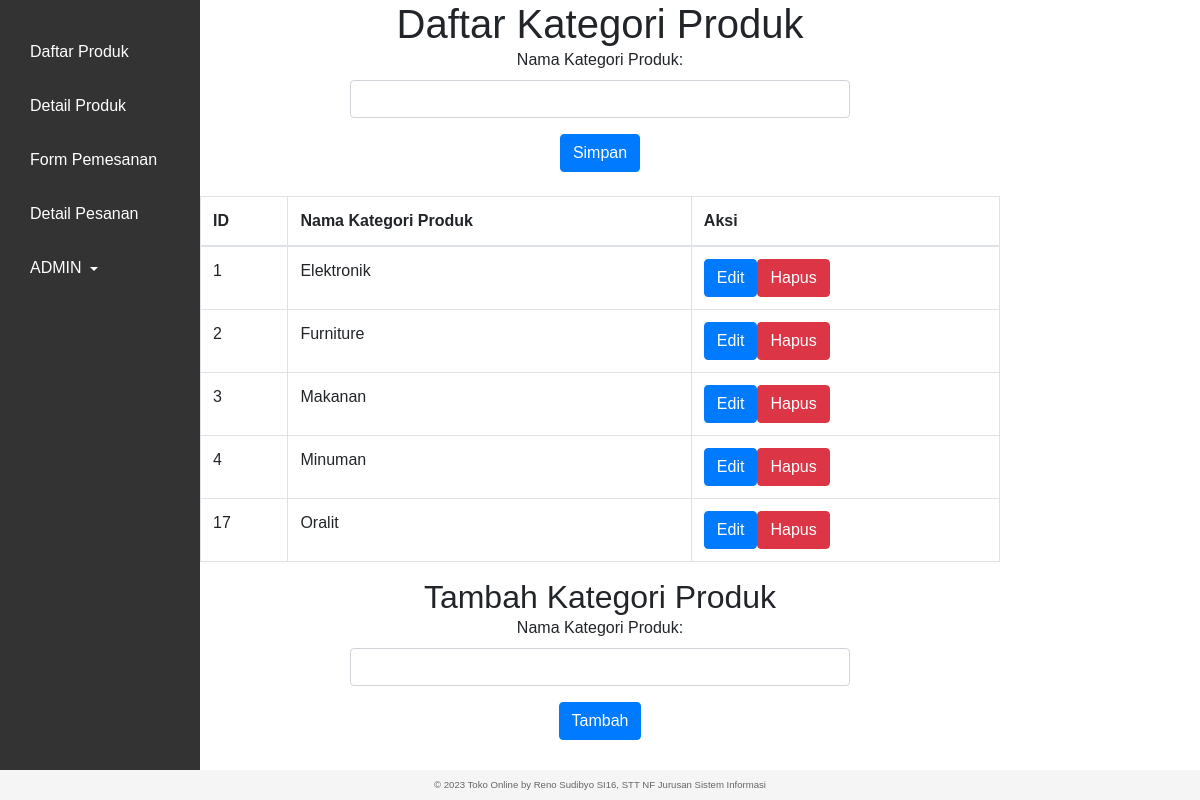
/admin/daftar_kategori_produk.php, run on the app's committed database.
### tables this page shows
CREATE TABLE `kategori_produk` (
  `id` int(11) NOT NULL,
  `nama` varchar(45) NOT NULL
);

### admin/daftar_kategori_produk.php (the view, shortened to what this page needs)
<?php
$host = "localhost";
$user = "reno22130si";
$password = "18290110122130";
$dbname = "db_reno22130si";
$conn = new mysqli($host, $user, $password, $dbname);
$sql = "SELECT * FROM kategori_produk";
$result = $conn->query($sql);
?>
<!DOCTYPE html>
<html>
<head>
  <link rel="stylesheet" href="https://maxcdn.bootstrapcdn.com/bootstrap/4.5.2/css/bootstrap.min.css">
</head>
<body>
<div class="sidebar">
  <ul>
    <li><a href="../index.php">Daftar Produk</a></li>
    <li><a href="../detail_produk.php">Detail Produk</a></li>
    <li><a href="../form_pemesanan.php">Form Pemesanan</a></li>
    <li><a href="../detail_pesanan.php">Detail Pesanan</a></li>
    <li class="treeview">
      <a href="#">ADMIN <span class="caret"></span></a>
    </li>
  </ul>
</div>
</body>
<body>
    <h1>Daftar Kategori Produk</h1>
    <form method="POST" action="">
    <div class="form-group">
        <label for="nama">Nama Kategori Produk:</label>
        <input type="text" name="nama" id="nama" class="form-control" required>
    </div>
    <button type="submit" class="btn btn-primary">Simpan</button>
    </form>
    <br>
    <table class="table table-bordered">
    <thead>
        <tr>
            <th>ID</th>
            <th>Nama Kategori Produk</th>
            <th>Aksi</th>
        </tr>
    </thead>
    <tbody>
        <?php
        if ($result->num_rows > 0) {
            while($row = mysqli_fetch_assoc($result)) {
                echo "<tr>";
                echo "<td>" . $row["id"] . "</td>";
                echo "<td>" . $row["nama"] . "</td>";
                echo "<td>";
                echo "<button class='btn btn-primary' onclick='edit(\"" . $row["id"] . "\",\"" . $row["nama"] . "\")'>Edit</button>";
                echo "<button class='btn btn-danger' onclick='hapus(\"" . $row["id"] . "\")'>Hapus</button>";
                echo "</td>";
                echo "</tr>";
            }
        } else {
            echo "<tr><td colspan='3'>0 results</td></tr>";
        }
        ?>
    </tbody>
</table>
<div id="form-tambah">
    <h2>Tambah Kategori Produk</h2>
    <form method="POST" action="">
        <div class="form-group">
            <label for="nama">Nama Kategori Produk:</label>
            <input type="text" name="nama" id="nama" class="form-control" required>
        </div>
        <button type="submit" class="btn btn-primary">Tambah</button>
    </form>
</div>
</body>
<footer>
<footer class="py-2 small">
  <div class="container text-center">
    &copy; 2023 Toko Online by Reno Sudibyo SI16, STT NF Jurusan Sistem Informasi
  </div>
</footer>
</html>

### admin/daftar_kategori_produk.php (style rules this page uses)
body { margin: 0; padding: 0; font-family: Arial, sans-serif; }
.sidebar { position: fixed; width: 200px; height: 100%; background-color: #333; padding: 20px; box-sizing: border-box; }
.sidebar ul { list-style: none; margin: 0; padding: 0; }
.sidebar li { margin: 10px 0; }
.sidebar a { display: block; color: #fff; text-decoration: none; padding: 10px; border-radius: 5px; }
form { max-width: 500px; margin: auto; text-align: center; }
table { max-width: 800px; margin: auto; }
h2 { margin: auto; text-align: center; }
h1 { margin: auto; text-align: center; }
.treeview .caret { display: inline-block; width: 0; height: 0; margin-left: 4px; vertical-align: middle; border-top: 4px solid; border-right: 4px solid transparent; border-left: 4px solid transparent; }
footer { position: fixed; left: 0; bottom: 0; width: 100%; background-color: #f5f5f5; color: #666666; text-align: center; font-size: 12px; padding: 10px; }

### data on the page
kategori_produk: id "1", nama "Elektronik"
kategori_produk: id "2", nama "Furniture"
kategori_produk: id "3", nama "Makanan"
kategori_produk: id "4", nama "Minuman"
kategori_produk: id "17", nama "Oralit"
